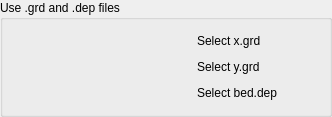
               <widget class="QgsCollapsibleGroupBox" name="gbUseGrdDep">
                <property name="title">
                 <string>Use .grd and .dep files</string>
                </property>
                <property name="collapsed">
                 <bool>true</bool>
                </property>
                <layout class="QGridLayout" name="gridLayout_9">
                 <item row="0" column="0">
                  <layout class="QVBoxLayout" name="verticalLayout_7">
                   <item>
                    <layout class="QHBoxLayout" name="horizontalLayout_25">
                     <item>
                      <widget class="QgsFileWidget" name="xgrdQgsFileWidget2">
                       <property name="minimumSize">
                        <size>
                         <width>177</width>
                         <height>0</height>
                        </size>
                       </property>
                      </widget>
                     </item>
                     <item>
                      <widget class="QLabel" name="labXgrdMM">
                       <property name="text">
                        <string>Select x.grd</string>
                       </property>
                      </widget>
                     </item>
                     <item>
                      <spacer name="horizontalSpacer_24">
                       <property name="orientation">
                        <enum>Qt::Horizontal</enum>
                       </property>
                       <property name="sizeHint" stdset="0">
                        <size>
                         <width>40</width>
                         <height>20</height>
                        </size>
                       </property>
                      </spacer>
                     </item>
                    </layout>
                   </item>
                   <item>
                    <layout class="QHBoxLayout" name="horizontalLayout_26">
                     <item>
                      <widget class="QgsFileWidget" name="ygrdQgsFileWidget2">
                       <property name="minimumSize">
                        <size>
                         <width>177</width>
                         <height>0</height>
                        </size>
                       </property>
                      </widget>
                     </item>
                     <item>
                      <widget class="QLabel" name="labYgrdMM">
                       <property name="text">
                        <string>Select y.grd</string>
                       </property>
                      </widget>
                     </item>
                     <item>
                      <spacer name="horizontalSpacer_25">
                       <property name="orientation">
                        <enum>Qt::Horizontal</enum>
                       </property>
                       <property name="sizeHint" stdset="0">
                        <size>
                         <width>40</width>
                         <height>20</height>
                        </size>
                       </property>
                      </spacer>
                     </item>
                    </layout>
                   </item>
                   <item>
                    <layout class="QHBoxLayout" name="horizontalLayout_27">
                     <item>
                      <widget class="QgsFileWidget" name="beddepQgsFileWidget2">
                       <property name="minimumSize">
                        <size>
                         <width>177</width>
                         <height>0</height>
                        </size>
                       </property>
                      </widget>
                     </item>
                     <item>
                      <widget class="QLabel" name="labBedDepMM">
                       <property name="text">
                        <string>Select bed.dep</string>
                       </property>
                      </widget>
                     </item>
                     <item>
                      <spacer name="horizontalSpacer_26">
                       <property name="orientation">
                        <enum>Qt::Horizontal</enum>
                       </property>
                       <property name="sizeHint" stdset="0">
                        <size>
                         <width>40</width>
                         <height>20</height>
                        </size>
                       </property>
                      </spacer>
                     </item>
                    </layout>
                   </item>
                  </layout>
                 </item>
                </layout>
               </widget>
